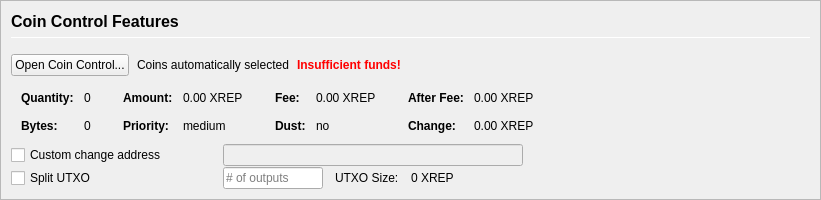
         <widget class="QFrame" name="frameCoinControl">
          <property name="sizePolicy">
           <sizepolicy hsizetype="Expanding" vsizetype="Expanding">
            <horstretch>0</horstretch>
            <verstretch>0</verstretch>
           </sizepolicy>
          </property>
          <property name="maximumSize">
           <size>
            <width>16777215</width>
            <height>16777215</height>
           </size>
          </property>
          <property name="frameShape">
           <enum>QFrame::StyledPanel</enum>
          </property>
          <property name="frameShadow">
           <enum>QFrame::Sunken</enum>
          </property>
          <layout class="QVBoxLayout" name="verticalLayoutCoinControl2">
           <property name="spacing">
            <number>0</number>
           </property>
           <property name="leftMargin">
            <number>0</number>
           </property>
           <property name="topMargin">
            <number>0</number>
           </property>
           <property name="rightMargin">
            <number>0</number>
           </property>
           <property name="bottomMargin">
            <number>0</number>
           </property>
           <item>
            <widget class="QFrame" name="frameCoinControl_BG">
             <layout class="QVBoxLayout" name="verticalLayoutCoinControl" stretch="0,0,0,0,0,0">
              <property name="spacing">
               <number>1</number>
              </property>
              <property name="leftMargin">
               <number>10</number>
              </property>
              <property name="topMargin">
               <number>10</number>
              </property>
              <item>
               <layout class="QHBoxLayout" name="horizontalLayoutCoinControl1">
                <property name="bottomMargin">
                 <number>15</number>
                </property>
                <item>
                 <layout class="QVBoxLayout" name="verticalLayout_3">
                  <property name="spacing">
                   <number>6</number>
                  </property>
                  <item>
                   <widget class="QLabel" name="labelCoinControlFeatures">
                    <property name="sizePolicy">
                     <sizepolicy hsizetype="Preferred" vsizetype="Maximum">
                      <horstretch>0</horstretch>
                      <verstretch>0</verstretch>
                     </sizepolicy>
                    </property>
                    <property name="minimumSize">
                     <size>
                      <width>0</width>
                      <height>20</height>
                     </size>
                    </property>
                    <property name="font">
                     <font>
                      <pointsize>12</pointsize>
                      <weight>75</weight>
                      <bold>true</bold>
                     </font>
                    </property>
                    <property name="styleSheet">
                     <string notr="true">font-weight:bold;</string>
                    </property>
                    <property name="text">
                     <string>Coin Control Features</string>
                    </property>
                   </widget>
                  </item>
                  <item>
                   <widget class="Line" name="line">
                    <property name="minimumSize">
                     <size>
                      <width>0</width>
                      <height>1</height>
                     </size>
                    </property>
                    <property name="maximumSize">
                     <size>
                      <width>16777215</width>
                      <height>1</height>
                     </size>
                    </property>
                    <property name="orientation">
                     <enum>Qt::Horizontal</enum>
                    </property>
                   </widget>
                  </item>
                 </layout>
                </item>
               </layout>
              </item>
              <item>
               <layout class="QHBoxLayout" name="horizontalLayoutCoinControl2" stretch="0,0,0,0">
                <property name="spacing">
                 <number>8</number>
                </property>
                <property name="bottomMargin">
                 <number>10</number>
                </property>
                <item>
                 <widget class="QPushButton" name="pushButtonCoinControl">
                  <property name="styleSheet">
                   <string notr="true"/>
                  </property>
                  <property name="text">
                   <string>Open Coin Control...</string>
                  </property>
                  <property name="autoDefault">
                   <bool>false</bool>
                  </property>
                 </widget>
                </item>
                <item>
                 <widget class="QLabel" name="labelCoinControlAutomaticallySelected">
                  <property name="text">
                   <string>Coins automatically selected</string>
                  </property>
                  <property name="margin">
                   <number>5</number>
                  </property>
                 </widget>
                </item>
                <item>
                 <widget class="QLabel" name="labelCoinControlInsuffFunds">
                  <property name="font">
                   <font>
                    <weight>75</weight>
                    <bold>true</bold>
                   </font>
                  </property>
                  <property name="styleSheet">
                   <string notr="true">color:red;font-weight:bold;</string>
                  </property>
                  <property name="text">
                   <string>Insufficient funds!</string>
                  </property>
                  <property name="margin">
                   <number>5</number>
                  </property>
                 </widget>
                </item>
                <item>
                 <spacer name="horizontalSpacerCoinControl">
                  <property name="orientation">
                   <enum>Qt::Horizontal</enum>
                  </property>
                  <property name="sizeHint" stdset="0">
                   <size>
                    <width>40</width>
                    <height>1</height>
                   </size>
                  </property>
                 </spacer>
                </item>
               </layout>
              </item>
              <item>
               <widget class="QWidget" name="widgetCoinControl" native="true">
                <property name="sizePolicy">
                 <sizepolicy hsizetype="Preferred" vsizetype="Preferred">
                  <horstretch>0</horstretch>
                  <verstretch>0</verstretch>
                 </sizepolicy>
                </property>
                <property name="minimumSize">
                 <size>
                  <width>0</width>
                  <height>0</height>
                 </size>
                </property>
                <property name="styleSheet">
                 <string notr="true"/>
                </property>
                <layout class="QHBoxLayout" name="horizontalLayoutCoinControl5">
                 <property name="leftMargin">
                  <number>0</number>
                 </property>
                 <property name="topMargin">
                  <number>0</number>
                 </property>
                 <property name="rightMargin">
                  <number>0</number>
                 </property>
                 <property name="bottomMargin">
                  <number>0</number>
                 </property>
                 <item>
                  <layout class="QHBoxLayout" name="horizontalLayoutCoinControl3" stretch="0,0,0,1">
                   <property name="spacing">
                    <number>20</number>
                   </property>
                   <property name="topMargin">
                    <number>0</number>
                   </property>
                   <property name="bottomMargin">
                    <number>10</number>
                   </property>
                   <item>
                    <layout class="QFormLayout" name="formLayoutCoinControl1">
                     <property name="horizontalSpacing">
                      <number>10</number>
                     </property>
                     <property name="verticalSpacing">
                      <number>14</number>
                     </property>
                     <property name="leftMargin">
                      <number>10</number>
                     </property>
                     <property name="topMargin">
                      <number>4</number>
                     </property>
                     <property name="rightMargin">
                      <number>6</number>
                     </property>
                     <item row="0" column="0">
                      <widget class="QLabel" name="labelCoinControlQuantityText">
                       <property name="font">
                        <font>
                         <weight>75</weight>
                         <bold>true</bold>
                        </font>
                       </property>
                       <property name="text">
                        <string>Quantity:</string>
                       </property>
                       <property name="margin">
                        <number>0</number>
                       </property>
                      </widget>
                     </item>
                     <item row="0" column="1">
                      <widget class="QLabel" name="labelCoinControlQuantity">
                       <property name="cursor">
                        <cursorShape>IBeamCursor</cursorShape>
                       </property>
                       <property name="contextMenuPolicy">
                        <enum>Qt::ActionsContextMenu</enum>
                       </property>
                       <property name="text">
                        <string notr="true">0</string>
                       </property>
                       <property name="margin">
                        <number>0</number>
                       </property>
                       <property name="textInteractionFlags">
                        <set>Qt::LinksAccessibleByMouse|Qt::TextSelectableByKeyboard|Qt::TextSelectableByMouse</set>
                       </property>
                      </widget>
                     </item>
                     <item row="1" column="0">
                      <widget class="QLabel" name="labelCoinControlBytesText">
                       <property name="font">
                        <font>
                         <weight>75</weight>
                         <bold>true</bold>
                        </font>
                       </property>
                       <property name="text">
                        <string>Bytes:</string>
                       </property>
                      </widget>
                     </item>
                     <item row="1" column="1">
                      <widget class="QLabel" name="labelCoinControlBytes">
                       <property name="cursor">
                        <cursorShape>IBeamCursor</cursorShape>
                       </property>
                       <property name="contextMenuPolicy">
                        <enum>Qt::ActionsContextMenu</enum>
                       </property>
                       <property name="text">
                        <string notr="true">0</string>
                       </property>
                       <property name="textInteractionFlags">
                        <set>Qt::LinksAccessibleByMouse|Qt::TextSelectableByKeyboard|Qt::TextSelectableByMouse</set>
                       </property>
                      </widget>
                     </item>
                    </layout>
                   </item>
                   <item>
                    <layout class="QFormLayout" name="formLayoutCoinControl2">
                     <property name="horizontalSpacing">
                      <number>10</number>
                     </property>
                     <property name="verticalSpacing">
                      <number>14</number>
                     </property>
                     <property name="leftMargin">
                      <number>6</number>
                     </property>
                     <property name="topMargin">
                      <number>4</number>
                     </property>
                     <property name="rightMargin">
                      <number>6</number>
                     </property>
                     <item row="0" column="0">
                      <widget class="QLabel" name="labelCoinControlAmountText">
                       <property name="font">
                        <font>
                         <weight>75</weight>
                         <bold>true</bold>
                        </font>
                       </property>
                       <property name="text">
                        <string>Amount:</string>
                       </property>
                       <property name="margin">
                        <number>0</number>
                       </property>
                      </widget>
                     </item>
                     <item row="0" column="1">
                      <widget class="QLabel" name="labelCoinControlAmount">
                       <property name="cursor">
                        <cursorShape>IBeamCursor</cursorShape>
                       </property>
                       <property name="contextMenuPolicy">
                        <enum>Qt::ActionsContextMenu</enum>
                       </property>
                       <property name="text">
                        <string notr="true">0.00 XREP</string>
                       </property>
                       <property name="textInteractionFlags">
                        <set>Qt::LinksAccessibleByMouse|Qt::TextSelectableByKeyboard|Qt::TextSelectableByMouse</set>
                       </property>
                      </widget>
                     </item>
                     <item row="1" column="0">
                      <widget class="QLabel" name="labelCoinControlPriorityText">
                       <property name="font">
                        <font>
                         <weight>75</weight>
                         <bold>true</bold>
                        </font>
                       </property>
                       <property name="text">
                        <string>Priority:</string>
                       </property>
                      </widget>
                     </item>
                     <item row="1" column="1">
                      <widget class="QLabel" name="labelCoinControlPriority">
                       <property name="cursor">
                        <cursorShape>IBeamCursor</cursorShape>
                       </property>
                       <property name="contextMenuPolicy">
                        <enum>Qt::ActionsContextMenu</enum>
                       </property>
                       <property name="text">
                        <string>medium</string>
                       </property>
                       <property name="textInteractionFlags">
                        <set>Qt::LinksAccessibleByMouse|Qt::TextSelectableByKeyboard|Qt::TextSelectableByMouse</set>
                       </property>
                      </widget>
                     </item>
                    </layout>
                   </item>
                   <item>
                    <layout class="QFormLayout" name="formLayoutCoinControl3">
                     <property name="horizontalSpacing">
                      <number>10</number>
                     </property>
                     <property name="verticalSpacing">
                      <number>14</number>
                     </property>
                     <property name="leftMargin">
                      <number>6</number>
                     </property>
                     <property name="topMargin">
                      <number>4</number>
                     </property>
                     <property name="rightMargin">
                      <number>6</number>
                     </property>
                     <item row="0" column="0">
                      <widget class="QLabel" name="labelCoinControlFeeText">
                       <property name="font">
                        <font>
                         <weight>75</weight>
                         <bold>true</bold>
                        </font>
                       </property>
                       <property name="text">
                        <string>Fee:</string>
                       </property>
                       <property name="margin">
                        <number>0</number>
                       </property>
                      </widget>
                     </item>
                     <item row="0" column="1">
                      <widget class="QLabel" name="labelCoinControlFee">
                       <property name="cursor">
                        <cursorShape>IBeamCursor</cursorShape>
                       </property>
                       <property name="contextMenuPolicy">
                        <enum>Qt::ActionsContextMenu</enum>
                       </property>
                       <property name="text">
                        <string notr="true">0.00 XREP</string>
                       </property>
                       <property name="textInteractionFlags">
                        <set>Qt::LinksAccessibleByMouse|Qt::TextSelectableByKeyboard|Qt::TextSelectableByMouse</set>
                       </property>
                      </widget>
                     </item>
                     <item row="1" column="0">
                      <widget class="QLabel" name="labelCoinControlLowOutputText">
                       <property name="font">
                        <font>
                         <weight>75</weight>
                         <bold>true</bold>
                        </font>
                       </property>
                       <property name="text">
                        <string>Dust:</string>
                       </property>
                      </widget>
                     </item>
                     <item row="1" column="1">
                      <widget class="QLabel" name="labelCoinControlLowOutput">
                       <property name="cursor">
                        <cursorShape>IBeamCursor</cursorShape>
                       </property>
                       <property name="contextMenuPolicy">
                        <enum>Qt::ActionsContextMenu</enum>
                       </property>
                       <property name="text">
                        <string>no</string>
                       </property>
                       <property name="textInteractionFlags">
                        <set>Qt::LinksAccessibleByMouse|Qt::TextSelectableByKeyboard|Qt::TextSelectableByMouse</set>
                       </property>
                      </widget>
                     </item>
                    </layout>
                   </item>
                   <item>
                    <layout class="QFormLayout" name="formLayoutCoinControl4">
                     <property name="horizontalSpacing">
                      <number>10</number>
                     </property>
                     <property name="verticalSpacing">
                      <number>14</number>
                     </property>
                     <property name="leftMargin">
                      <number>6</number>
                     </property>
                     <property name="topMargin">
                      <number>4</number>
                     </property>
                     <property name="rightMargin">
                      <number>6</number>
                     </property>
                     <item row="0" column="0">
                      <widget class="QLabel" name="labelCoinControlAfterFeeText">
                       <property name="font">
                        <font>
                         <weight>75</weight>
                         <bold>true</bold>
                        </font>
                       </property>
                       <property name="text">
                        <string>After Fee:</string>
                       </property>
                       <property name="margin">
                        <number>0</number>
                       </property>
                      </widget>
                     </item>
                     <item row="0" column="1">
                      <widget class="QLabel" name="labelCoinControlAfterFee">
                       <property name="cursor">
                        <cursorShape>IBeamCursor</cursorShape>
                       </property>
                       <property name="contextMenuPolicy">
                        <enum>Qt::ActionsContextMenu</enum>
                       </property>
                       <property name="text">
                        <string notr="true">0.00 XREP</string>
                       </property>
                       <property name="textInteractionFlags">
                        <set>Qt::LinksAccessibleByMouse|Qt::TextSelectableByKeyboard|Qt::TextSelectableByMouse</set>
                       </property>
                      </widget>
                     </item>
                     <item row="1" column="0">
                      <widget class="QLabel" name="labelCoinControlChangeText">
                       <property name="font">
                        <font>
                         <weight>75</weight>
                         <bold>true</bold>
                        </font>
                       </property>
                       <property name="text">
                        <string>Change:</string>
                       </property>
                      </widget>
                     </item>
                     <item row="1" column="1">
                      <widget class="QLabel" name="labelCoinControlChange">
                       <property name="cursor">
                        <cursorShape>IBeamCursor</cursorShape>
                       </property>
                       <property name="contextMenuPolicy">
                        <enum>Qt::ActionsContextMenu</enum>
                       </property>
                       <property name="text">
                        <string notr="true">0.00 XREP</string>
                       </property>
                       <property name="textInteractionFlags">
                        <set>Qt::LinksAccessibleByMouse|Qt::TextSelectableByKeyboard|Qt::TextSelectableByMouse</set>
                       </property>
                      </widget>
                     </item>
                    </layout>
                   </item>
                  </layout>
                 </item>
                </layout>
               </widget>
              </item>
              <item>
               <layout class="QHBoxLayout" name="horizontalLayoutCoinControl4">
                <property name="spacing">
                 <number>12</number>
                </property>
                <property name="sizeConstraint">
                 <enum>QLayout::SetDefaultConstraint</enum>
                </property>
                <property name="topMargin">
                 <number>0</number>
                </property>
                <property name="rightMargin">
                 <number>0</number>
                </property>
                <item>
                 <widget class="QCheckBox" name="checkBoxCoinControlChange">
                  <property name="sizePolicy">
                   <sizepolicy hsizetype="Preferred" vsizetype="Preferred">
                    <horstretch>0</horstretch>
                    <verstretch>0</verstretch>
                   </sizepolicy>
                  </property>
                  <property name="minimumSize">
                   <size>
                    <width>200</width>
                    <height>0</height>
                   </size>
                  </property>
                  <property name="maximumSize">
                   <size>
                    <width>200</width>
                    <height>16777215</height>
                   </size>
                  </property>
                  <property name="toolTip">
                   <string>If this is activated, but the change address is empty or invalid, change will be sent to a newly generated address.</string>
                  </property>
                  <property name="text">
                   <string>Custom change address</string>
                  </property>
                 </widget>
                </item>
                <item>
                 <widget class="QValidatedLineEdit" name="lineEditCoinControlChange">
                  <property name="enabled">
                   <bool>false</bool>
                  </property>
                  <property name="sizePolicy">
                   <sizepolicy hsizetype="Preferred" vsizetype="Preferred">
                    <horstretch>0</horstretch>
                    <verstretch>0</verstretch>
                   </sizepolicy>
                  </property>
                  <property name="minimumSize">
                   <size>
                    <width>300</width>
                    <height>0</height>
                   </size>
                  </property>
                 </widget>
                </item>
                <item>
                 <widget class="QLabel" name="labelCoinControlChangeLabel">
                  <property name="sizePolicy">
                   <sizepolicy hsizetype="Preferred" vsizetype="Preferred">
                    <horstretch>0</horstretch>
                    <verstretch>0</verstretch>
                   </sizepolicy>
                  </property>
                  <property name="minimumSize">
                   <size>
                    <width>100</width>
                    <height>0</height>
                   </size>
                  </property>
                  <property name="text">
                   <string/>
                  </property>
                  <property name="margin">
                   <number>3</number>
                  </property>
                 </widget>
                </item>
               </layout>
              </item>
              <item>
               <layout class="QHBoxLayout" name="horizontalLayoutCoinControl6">
                <property name="spacing">
                 <number>12</number>
                </property>
                <property name="rightMargin">
                 <number>0</number>
                </property>
                <item>
                 <widget class="QCheckBox" name="splitBlockCheckBox">
                  <property name="sizePolicy">
                   <sizepolicy hsizetype="Preferred" vsizetype="Preferred">
                    <horstretch>0</horstretch>
                    <verstretch>0</verstretch>
                   </sizepolicy>
                  </property>
                  <property name="minimumSize">
                   <size>
                    <width>200</width>
                    <height>0</height>
                   </size>
                  </property>
                  <property name="maximumSize">
                   <size>
                    <width>200</width>
                    <height>16777215</height>
                   </size>
                  </property>
                  <property name="text">
                   <string>Split UTXO</string>
                  </property>
                 </widget>
                </item>
                <item>
                 <widget class="QLineEdit" name="splitBlockLineEdit">
                  <property name="sizePolicy">
                   <sizepolicy hsizetype="Preferred" vsizetype="Preferred">
                    <horstretch>50</horstretch>
                    <verstretch>0</verstretch>
                   </sizepolicy>
                  </property>
                  <property name="minimumSize">
                   <size>
                    <width>100</width>
                    <height>0</height>
                   </size>
                  </property>
                  <property name="maximumSize">
                   <size>
                    <width>100</width>
                    <height>16777215</height>
                   </size>
                  </property>
                  <property name="placeholderText">
                   <string># of outputs</string>
                  </property>
                 </widget>
                </item>
                <item>
                 <widget class="QLabel" name="labelBlockSizeText">
                  <property name="text">
                   <string>UTXO Size:</string>
                  </property>
                 </widget>
                </item>
                <item>
                 <widget class="QLabel" name="labelBlockSize">
                  <property name="text">
                   <string>0 XREP</string>
                  </property>
                 </widget>
                </item>
                <item>
                 <spacer name="horizontalSpacer_7">
                  <property name="orientation">
                   <enum>Qt::Horizontal</enum>
                  </property>
                  <property name="sizeHint" stdset="0">
                   <size>
                    <width>40</width>
                    <height>20</height>
                   </size>
                  </property>
                 </spacer>
                </item>
               </layout>
              </item>
              <item>
               <spacer name="verticalSpacerCoinControl">
                <property name="orientation">
                 <enum>Qt::Vertical</enum>
                </property>
                <property name="sizeHint" stdset="0">
                 <size>
                  <width>800</width>
                  <height>1</height>
                 </size>
                </property>
               </spacer>
              </item>
             </layout>
            </widget>
           </item>
          </layout>
         </widget>
